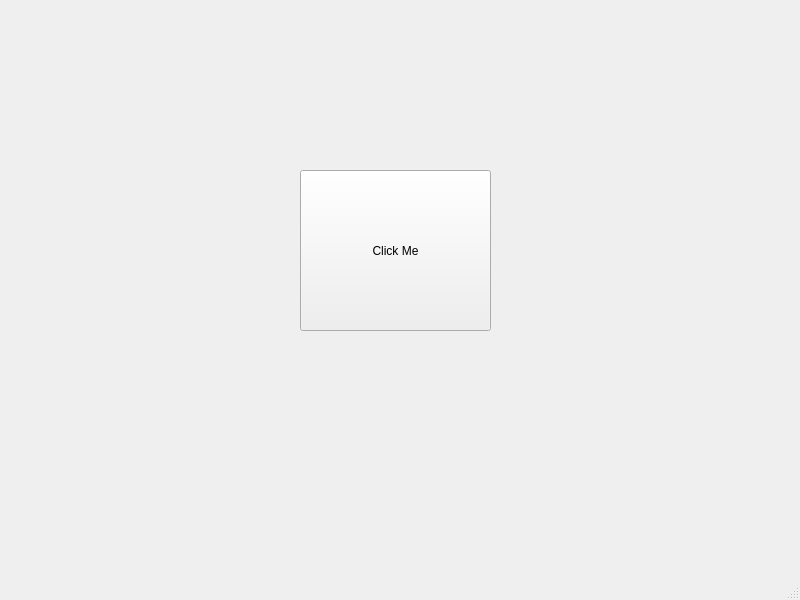
<?xml version="1.0" encoding="UTF-8"?>
<ui version="4.0">
 <class>MainWindow</class>
 <widget class="QMainWindow" name="MainWindow">
  <property name="geometry">
   <rect>
    <x>0</x>
    <y>0</y>
    <width>800</width>
    <height>600</height>
   </rect>
  </property>
  <property name="windowTitle">
   <string>MainWindow</string>
  </property>
  <widget class="QWidget" name="centralwidget">
   <widget class="QPushButton" name="pushButton">
    <property name="geometry">
     <rect>
      <x>300</x>
      <y>170</y>
      <width>191</width>
      <height>161</height>
     </rect>
    </property>
    <property name="text">
     <string>Click Me</string>
    </property>
   </widget>
  </widget>
  <widget class="QMenuBar" name="menubar">
   <property name="geometry">
    <rect>
     <x>0</x>
     <y>0</y>
     <width>800</width>
     <height>21</height>
    </rect>
   </property>
  </widget>
  <widget class="QStatusBar" name="statusbar"/>
 </widget>
 <resources/>
 <connections/>
</ui>
